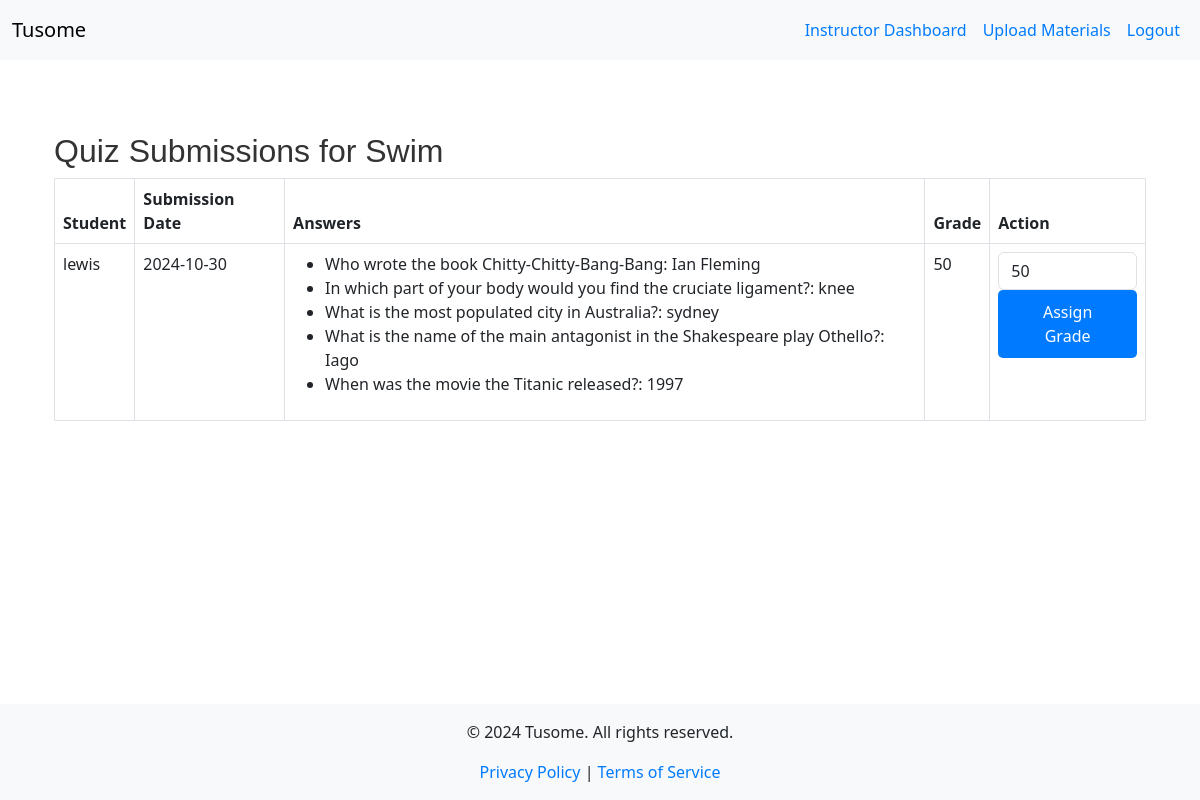
/instructor/view_submissions/1/1 (signed in), run on the app's committed database.
### models.py (models this page shows, shortened)
class Quiz(db.Model):
    id = db.Column(db.Integer, primary_key=True)
    course_id = db.Column(db.Integer, db.ForeignKey('course.id'), nullable=False)
    title = db.Column(db.String(200), nullable=False)
    status = db.Column(db.String(20), nullable=False)
    course = db.relationship('Course', back_populates='quizzes')
    questions = db.relationship('Question', back_populates='quiz', lazy=True)
    quiz_submissions = db.relationship('QuizSubmission', back_populates='quiz', lazy=True)

class User(UserMixin, db.Model):
    id = db.Column(db.Integer, primary_key=True)
    username = db.Column(db.String(150), unique=True, nullable=False)
    password = db.Column(db.String(150), nullable=False)
    role = db.Column(db.Enum(RoleEnum), nullable=False)  # Using Enum for roles
    instructor = db.relationship('Instructor', back_populates='user', uselist=False)
    student = db.relationship('Student', back_populates='user', uselist=False)

class QuizSubmission(db.Model):
    id = db.Column(db.Integer, primary_key=True)
    student_id = db.Column(db.Integer, db.ForeignKey('student.id'), nullable=False)
    quiz_id = db.Column(db.Integer, db.ForeignKey('quiz.id'), nullable=False)
    question_id = db.Column(db.Integer, db.ForeignKey('question.id'), nullable=False)
    selected_answer = db.Column(db.String(200), nullable=False)
    submission_date = db.Column(db.DateTime, default=datetime.utcnow)
    grade = db.Column(db.String(10))
    student = db.relationship('Student', back_populates='quiz_submissions')
    quiz = db.relationship('Quiz', back_populates='quiz_submissions')
    question = db.relationship('Question', back_populates='quiz_submissions')

class Question(db.Model):
    id = db.Column(db.Integer, primary_key=True)
    question_text = db.Column(db.Text, nullable=False)
    correct_answer = db.Column(db.String(200), nullable=False)
    quiz_id = db.Column(db.Integer, db.ForeignKey('quiz.id'), nullable=False)
    quiz = db.relationship('Quiz', back_populates='questions')
    quiz_submissions = db.relationship('QuizSubmission', back_populates='question', lazy=True)

### app.py (the view)
@app.route('/instructor/view_submissions/<int:course_id>/<int:quiz_id>', methods=['GET'])
@login_required
def view_submissions(course_id, quiz_id):
    if current_user.role != RoleEnum.INSTRUCTOR:
        flash('You are not authorized to access this page.')
        return redirect(url_for('index'))
    quiz = Quiz.query.get_or_404(quiz_id)
    submissions = QuizSubmission.query.filter_by(quiz_id=quiz_id).all()
    grouped_submissions = defaultdict(list)
    for submission in submissions:
        grouped_submissions[submission.student_id].append(submission)
    return render_template('view_submissions.html', quiz=quiz, grouped_submissions=grouped_submissions)

### app.py (called while the page is built)
@app.context_processor
def inject_current_year():
    return {'current_year': datetime.utcnow().year}

@login_manager.user_loader
def load_user(user_id):
    return User.query.get(int(user_id))

@app.context_processor
def inject_roleenum():
    return dict(RoleEnum=RoleEnum)

### templates/view_submissions.html (shortened to what this page needs)
{% extends "base.html" %}
{% block content %}
<div class="container mt-5">
    <h2>Quiz Submissions for {{ quiz.title }}</h2>
    <table class="table table-bordered">
        <thead>
            <tr>
                <th>Student</th>
                <th>Submission Date</th>
                <th>Answers</th>
                <th>Grade</th>
                <th>Action</th>
            </tr>
        </thead>
        <tbody>
            {% for student_id, student_submissions in grouped_submissions.items() %}
            <tr>
                <td>{{ student_submissions[0].student.user.username }}</td>
                <td>{{ student_submissions[0].submission_date.strftime('%Y-%m-%d') }}</td>
                <td>
                    <ul>
                        {% for submission in student_submissions %}
                        <li>{{ submission.question.question_text }}: {{ submission.selected_answer }}</li>
                        {% endfor %}
                    </ul>
                </td>
                <td>
                    {% if student_submissions[0].grade is not none %}
                        {{ student_submissions[0].grade }}
                    {% else %}
                        Ungraded
                    {% endif %}
                </td>
                <td>
                    <form method="POST" action="{{ url_for('grade_submission', submission_id=student_submissions[0].id) }}">
                        <div class="form-group">
                            <input type="number" name="grade" class="form-control" min="0" max="100" value="{{ student_submissions[0].grade }}">
                        </div>
                        <button type="submit" class="btn btn-success">Assign Grade</button>
                    </form>
                </td>
            </tr>
            {% endfor %}
        </tbody>
    </table>
</div>
{% endblock %}

### static/css/style.css (style rules this page uses)
.btn { padding: 10px 20px; border: none; border-radius: 5px; color: white; background-color: #007BFF; text-decoration: none; display: inline-block; transition: background-color 0.3s; }
h1, h2, h3 { color: #333; font-family: 'Arial', sans-serif; }
html, body { height: 100%; margin: 0; }
body { display: flex; flex-direction: column; }

### templates/base.html (style rules this page uses)
html, body { height: 100%; margin: 0; }
body { display: flex; flex-direction: column; }

### data on the page
Quiz: title "Swim"
User: username "lewis"
QuizSubmission: submission_date "2024-10-30", question.question_text "Who wrote the book Chitty-Chitty-Bang-Bang", selected_answer "Ian Fleming", grade "50", grade "50"
QuizSubmission: question.question_text "In which part of your body would you find the cruciate ligament?", selected_answer "knee"
QuizSubmission: question.question_text "What is the most populated city in Australia?", selected_answer "sydney"
QuizSubmission: question.question_text "What is the name of the main antagonist in the Shakespeare play Othello?", selected_answer "Iago"
QuizSubmission: question.question_text "When was the movie the Titanic released?", selected_answer "1997"
